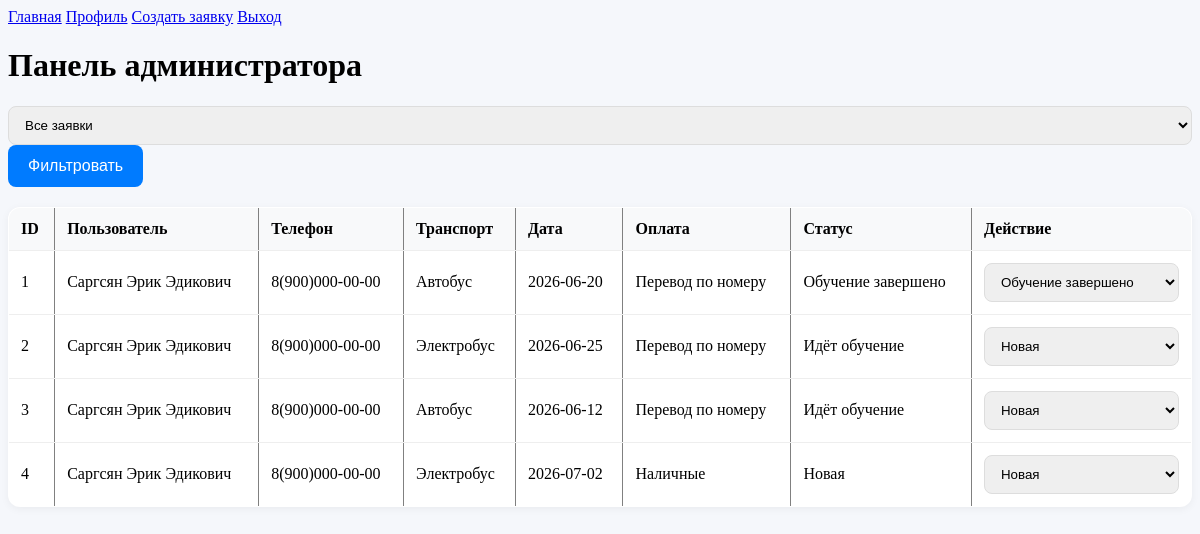
Page /admin (signed in) on the earlier database version.
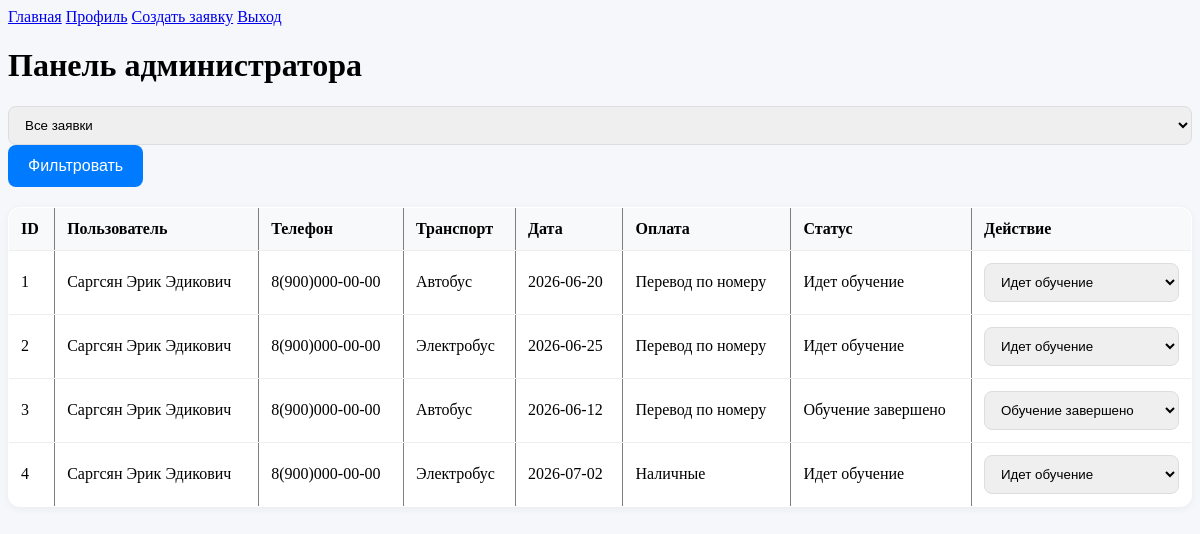
Same page on the later database version.
### main.py (models this page shows)
class Record(SQLModel, table=True):
    id: int | None = Field(primary_key=True, default=None)
    course: str
    date: str
    payment: str
    status: str
    user_id: int

class User(SQLModel, table=True):
    id: int | None = Field(primary_key=True, default=None)
    login: str = Field(unique=True)
    password: str
    email: str
    fio: str
    phone: str
    role: str | None = Field(default="user")

### main.py (the view)
@app.get('/admin')
def admin(request: Request):
    role = request.cookies.get('role')
    user_id = request.cookies.get('user_id')
    if role != "admin" or not user_id:
        return RedirectResponse('/login', status_code=302)
    status_filter = request.query_params.get('status', '')
    with Session(bind=engine) as session:
        query = select(Record, User).where(Record.user_id == User.id)
        if status_filter:
            query = query.where(Record.status == status_filter)
        records = session.exec(query).all()
    return templates.TemplateResponse(
        request,
        'admin.html',
        { "records": records, "status_filter": status_filter }
    )

### templates/admin.html (shortened to what this page needs)
{% extends "base.html" %}
{% block content %}
<div class="container">
    <h1>Панель администратора</h1>
    <form method="get" action="/admin" style="margin-bottom: 20px;">
        <select name="status">
            <option value="">Все заявки</option>
        </select>
        <button type="submit">Фильтровать</button>
    </form>
    <table border="1" style="width: 100%; border-collapse: collapse;">
        <thead>
            <tr>
                <th>ID</th>
                <th>Пользователь</th>
                <th>Телефон</th>
                <th>Транспорт</th>
                <th>Дата</th>
                <th>Оплата</th>
                <th>Статус</th>
                <th>Действие</th>
            </tr>
        </thead>
        <tbody>
            {% for record, user in records %}
            <tr>
                <td>{{ record.id }}</td>
                <td>{{ user.fio }}</td>
                <td>{{ user.phone }}</td>
                <td>{{ record.course }}</td>
                <td>{{ record.date }}</td>
                <td>{{ record.payment }}</td>
                <td>{{ record.status }}</td>
                <td>
                    <form action="/update/{{ record.id }}" method="post">
                        <select name="status" onchange="this.form.submit()">
                            <option value="Новая" {% if record.status == 'Новая' %}selected{% endif %}>Новая</option>
                            <option value="Идет обучение" {% if record.status == 'Идет обучение' %}selected{% endif %}>Идет обучение</option>
                            <option value="Обучение завершено" {% if record.status == 'Обучение завершено' %}selected{% endif %}>Обучение завершено</option>
                        </select>
                    </form>
                </td>
            </tr>
            {% endfor %}
        </tbody>
    </table>
</div>
{% endblock %}

Differences in the rows shown:
changed Record id 1: status "Обучение завершено" → "Идет обучение"
changed Record id 2: status "Идёт обучение" → "Идет обучение"; status "Новая" → "Идет обучение"
changed Record id 3: status "Идёт обучение" → "Обучение завершено"; status "Новая" → "Обучение завершено"
changed Record "Наличные": status "Новая" → "Идет обучение"
